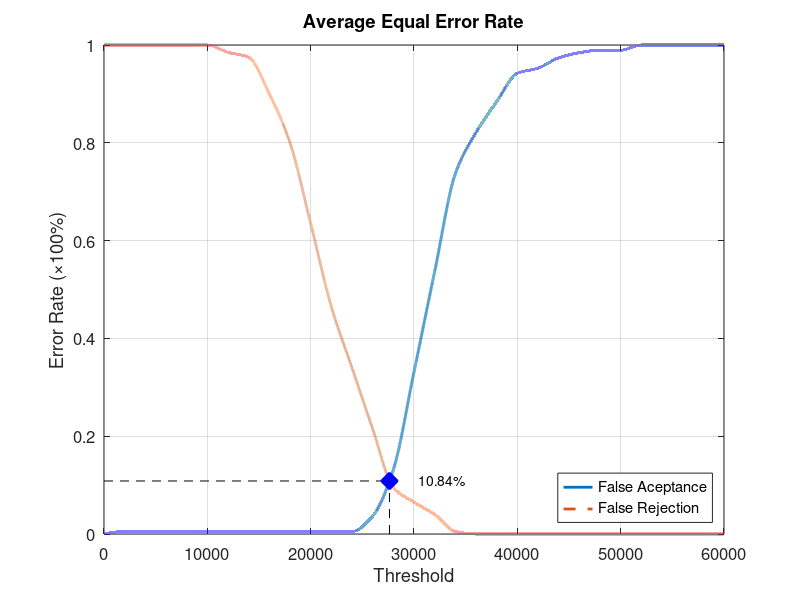
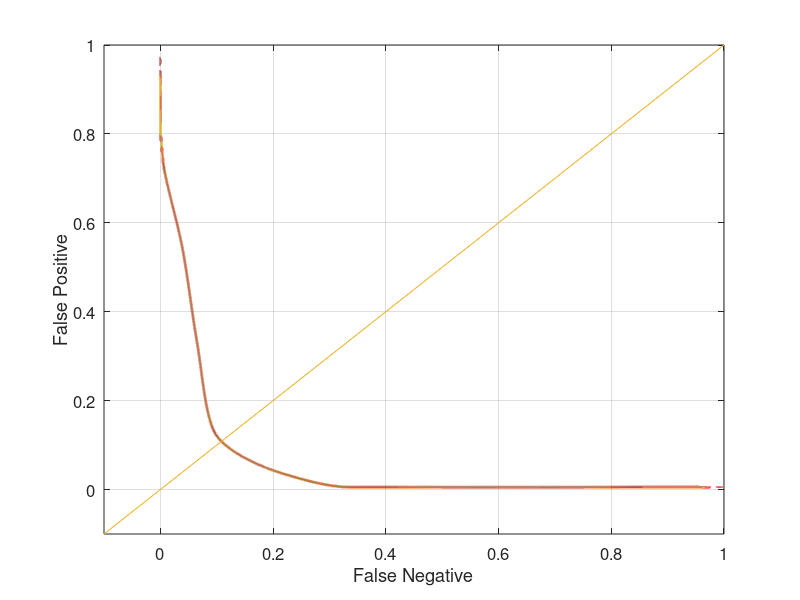

Recreate these plots in MATLAB, in order.
function yEER = Database2_1
close all;
clear;
clc;
x = 0:2000:60000;
xq = 0:0.5:60000;

y0 = [0 0.00526316 0.00526316 0.00526316 0.00526316 0.00526316 0.00526316 0.00526316 0.00526316 0.00526316 0.00526316 0.00526316 0.00526316 0.0368421 0.131579 0.331579 0.536842 0.736842 0.821053 0.884211 0.942105 0.952632 0.973684 0.984211 0.989474 0.989474 1 1 1 1 1];
yy0 = interp1(x, y0, xq, 'pchip');
y1 = [1 1 1 1 1 1 0.985 0.975 0.9 0.8 0.635 0.465 0.34 0.215 0.095 0.065 0.04 0.005 0 0 0 0 0 0 0 0 0 0 0 0 0];
yy1 = interp1(x, y1, xq, 'pchip');

% Calculating EER: 
y2 = abs(y0 - y1);
find(y2 == min(y2))
yy2 = abs(yy0 - yy1);
xEER = find(yy2 == min(yy2));
xEERIndex = xq(xEER) % X-axis EER
yEER = yy0(xEER) % Y-axis EER

main = figure
plot(xq, yy0,'-','LineWidth', 2);	hold on
plot(xq, yy1,'--','LineWidth', 2);	hold on
plot([xEERIndex xEERIndex], [0 yEER], 'k--');	hold on
plot([0 xEERIndex], [yEER yEER], 'k--');	hold on
plot(xEERIndex, yEER, 'bx', 'LineWidth', 10);	hold on
text(xEERIndex + 10 * xEERIndex / 100, yEER, [num2str(round((10000 * yEER)) / 100) '%'])
legend('False Aceptance', 'False Rejection', 'Location', 'SouthEast')
xlabel('Threshold')
ylabel('Error Rate (\times100%)')
title('Average Equal Error Rate')
set(gca, 'FontSize', 12)
axis([0 60000 0 1])
grid on

print(main, 'Database2_1Main', '-dpng');
FNRxFPR = figure('Color', [1 1 1]);
plot(yy1, yy0, '-', yy1, yy0, 'LineWidth', 2);
hold on
y = -0.1:0.1:1
plot(y, y); 
set(gca, 'FontSize', 12)
xlabel('False Negative')
ylabel('False Positive')
axis([-0.1 1 -0.1 1])
set(gca, 'FontSize', 12)
grid on

print(FNRxFPR, 'Database2_1FNRxFPR','-dpng');
end
